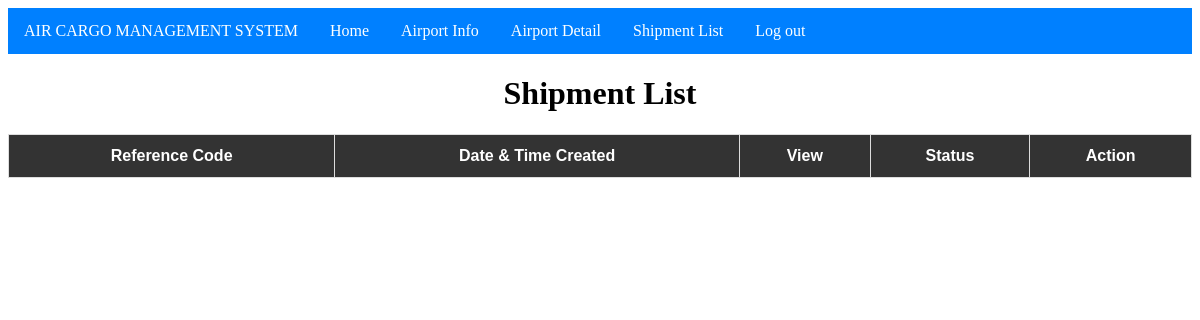
Before: /ap_shipmentList.php with the older database file.
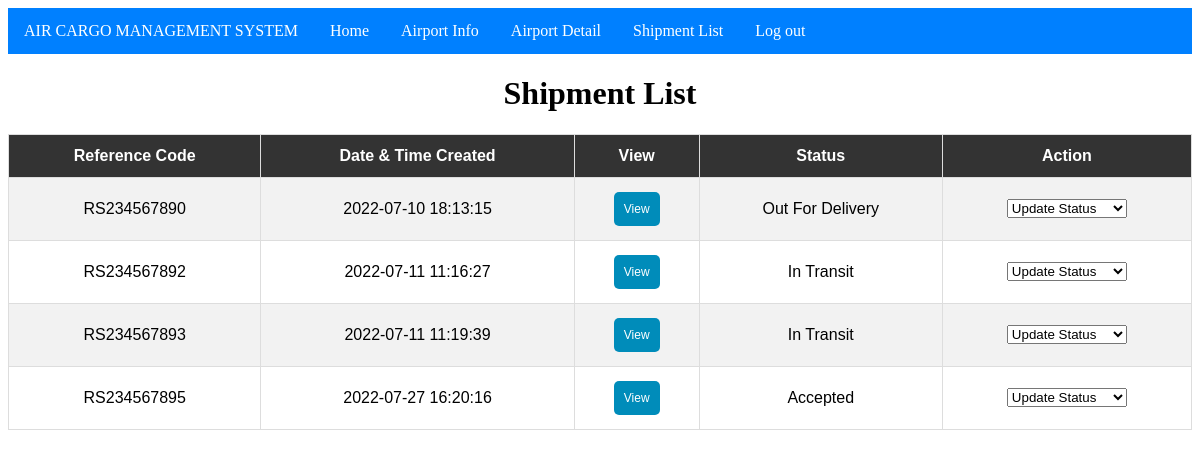
After: the same page with the newer database file.
### tables this page shows
CREATE TABLE `shipment` (
  `id` varchar(11) NOT NULL,
  `sname` varchar(255) NOT NULL,
  `saddress` varchar(255) NOT NULL,
  `semail` varchar(255) NOT NULL,
  `scontact` varchar(11) NOT NULL,
  `rname` varchar(255) NOT NULL,
  `raddress` varchar(255) NOT NULL,
  `remail` varchar(255) NOT NULL,
  `rcontact` varchar(11) NOT NULL,
  `status` int(2) NOT NULL COMMENT '1 = pending,\r\n2 = Accepted,\r\n3 = In Transit,\r\n4 = Out for Delivery,\r\n5 = Delivered',
  `date_created` datetime NOT NULL DEFAULT CURRENT_TIMESTAMP
);

### ap_shipmentList.php (the view, shortened to what this page needs)
<?php
 $con=mysqli_connect('localhost','root','','aircargo_system');
 $sql=mysqli_query($con,"select * from shipment");
 ?>
 <!DOCTYPE html>
<html>
<head>
</head>
<body>
<?php include 'ap_nav.php'; ?>
<h1>Shipment List</h1>
<table id="customers">
<tr>
    <th>Reference Code</th>
    <th>Date & Time Created</th>
    <th>View</th>
    <th>Status</th>
    <th>Action</th>
</tr>
     <?php
      if (mysqli_num_rows($sql)>0) {
            while ($row=mysqli_fetch_assoc($sql)) { ?>
            <tr>
                 <td align="center"><?php echo $row['id'] ?></td>
                 <td align="center"><?php echo $row['date_created'] ?></td>
                 <td align="center"><a href="ap_viewshipment.php?id=<?php echo $row["id"]; ?>"><button type="button" class="button">View</button></a></td>
                 <td align="center">
                      <?php
                      if ($row['status']==1) {
                           echo "Pending";
                      }if ($row['status']==2) {
                           echo "Accepted";
                      }if ($row['status']==3) {
                           echo "In Transit";
                      }if ($row['status']==4) {
                            echo "Out For Delivery";
                      }if ($row['status']==5) {
                            echo "Delivered";
                      }
                      ?>
     </td>
     <td align="center">
          <select onchange="status_update(this.options[this.selectedIndex].value,'<?php echo $row['id'] ?>')">
          <option value="">Update Status</option>
        </select>
      </td>
     </tr>
   <?php      }
    } ?>
      </table>
</body>
</html>

Changed rows visible on the page:
added shipment: id "RS234567890", date_created "2022-07-10 18:13:15", status "Out For Delivery"
added shipment: id "RS234567892", date_created "2022-07-11 11:16:27", status "In Transit"
added shipment: id "RS234567893", date_created "2022-07-11 11:19:39", status "In Transit"
added shipment: id "RS234567895", date_created "2022-07-27 16:20:16", status "Accepted"
